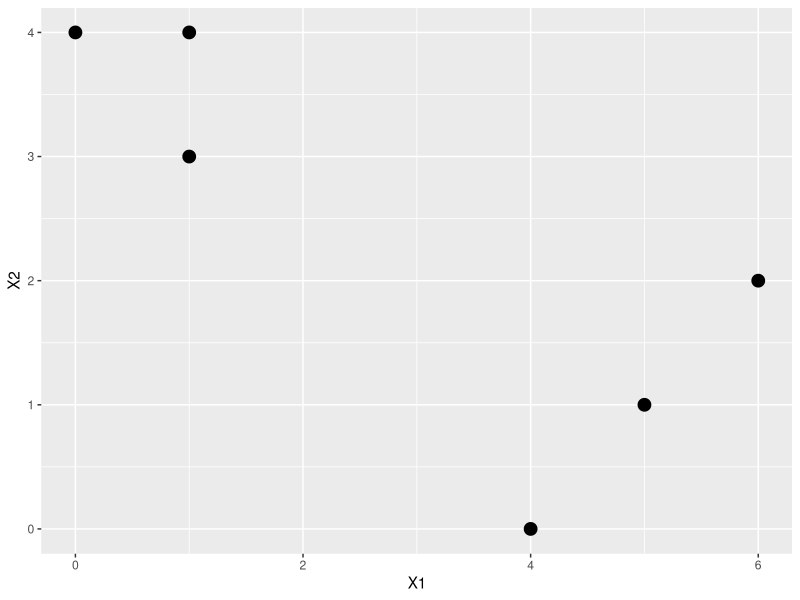
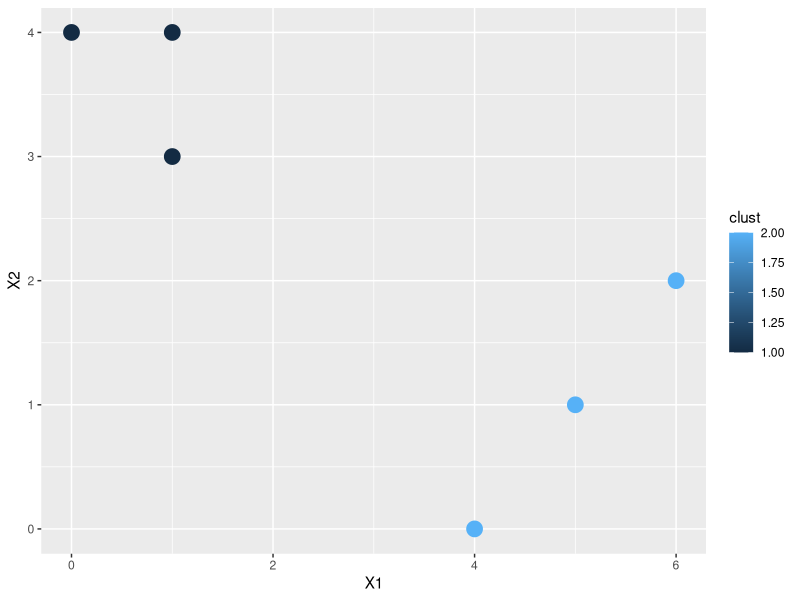
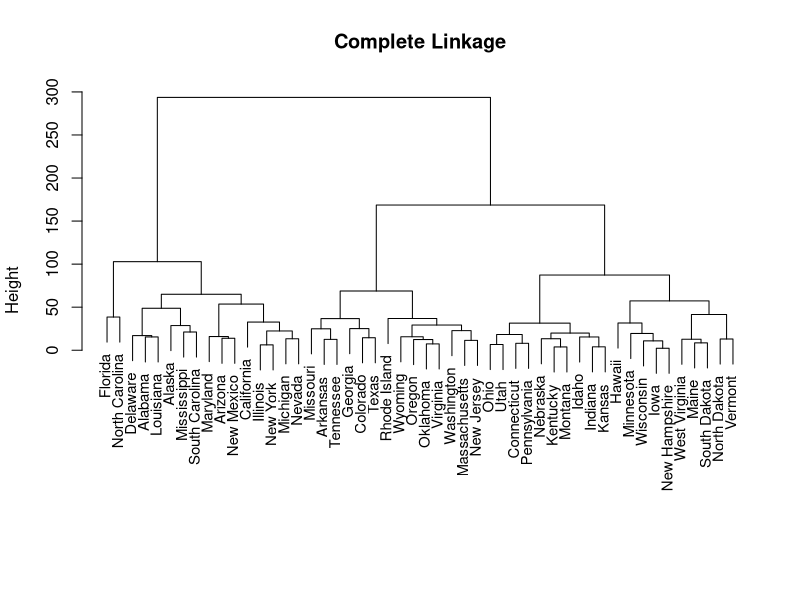
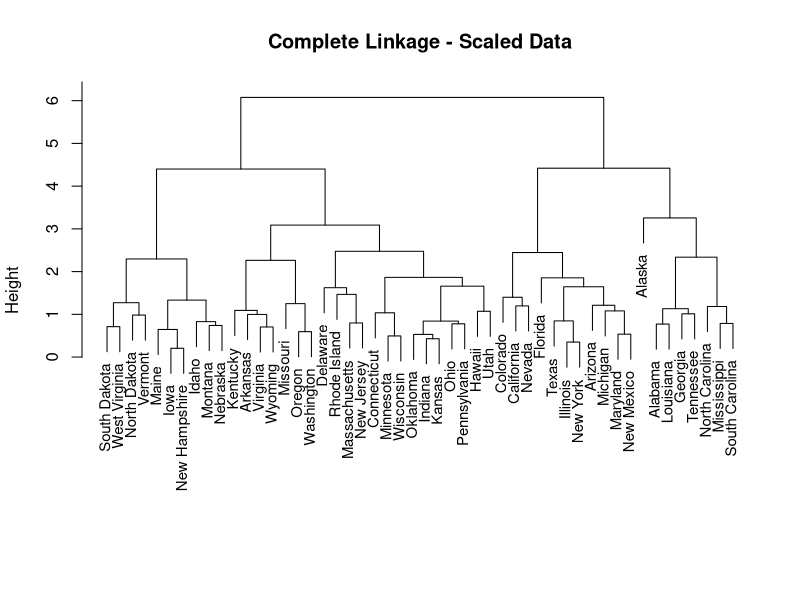
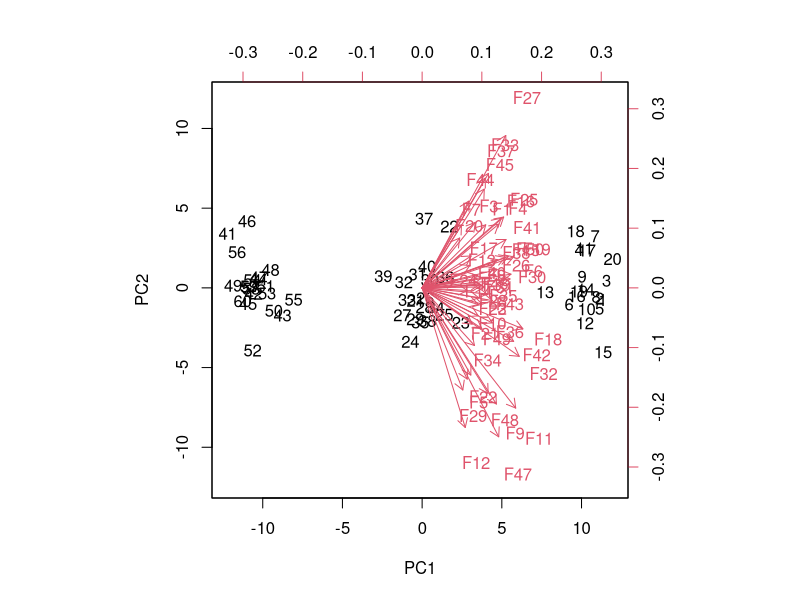
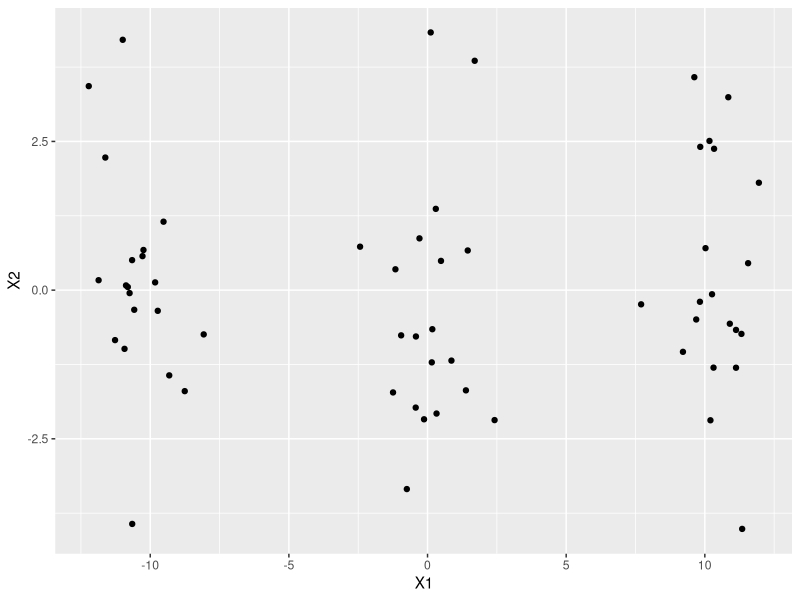

Generate these figures, in order, with R:
## ---- chunk 1
options(warnPartialMatchArgs = FALSE)  # don't want these warnings
library(magrittr)     # pipes
library(tibble)       # tibbles
library(dplyr)        # data wrangling
library(ggplot2)      # tidy plotting
library(gridExtra)    # for plotting ggplots as a grid
## ---- chunk 2
#Create a data frame of the observations
Obs <- data.frame(X1 = c(1,1,0,5,6,4), X2 = c(4,3,4,1,2,0)) 
ggplot() +
  geom_point(data = Obs, aes(x = X1, y = X2), size = 4) +
  labs(x = "X1", y = "X2")
Obs
## ---- chunk 3
#set the value for K
K = 2
set.seed(1)
cluster_labels <- sample(c(1,2),6, replace = TRUE)
cluster_labels
## ---- chunk 4
#Compute the centroids
centroid_C1_X1vals = NA
centroid_C1_X2vals = NA
centroid_C2_X1vals = NA
centroid_C2_X2vals = NA
for (i in 1:6){
  if (cluster_labels[i] == 1){
    centroid_C1_X1vals[i] = Obs$X1[i]
    centroid_C1_X2vals[i] = Obs$X2[i]
  }
  else {
    centroid_C2_X1vals[i] = Obs$X1[i]
    centroid_C2_X2vals[i] = Obs$X2[i]
  }
}
centroid_C1_X1vals <- centroid_C1_X1vals[!is.na(centroid_C1_X1vals)]
centroid_C1_X2vals <- centroid_C1_X2vals[!is.na(centroid_C1_X2vals)]
centroid_C2_X1vals <- centroid_C2_X1vals[!is.na(centroid_C2_X1vals)]
centroid_C2_X2vals <- centroid_C2_X2vals[!is.na(centroid_C2_X2vals)]

centroid_C1_X1vals
centroid_C1_X2vals
centroid_C2_X1vals
centroid_C2_X2vals

centroid_C1 <- c(mean(centroid_C1_X1vals), mean(centroid_C1_X2vals))
centroid_C2 <- c(mean(centroid_C2_X1vals), mean(centroid_C2_X2vals))

centroid_C1
centroid_C2




## ---- chunk 5
euclid_d_1 <- NA
euclid_d_2 <- NA
for (i in 1:6){
  euclid_d_1[i] <- sqrt((Obs$X1[i] - centroid_C1[1])^2 + (Obs$X2[i] - centroid_C1[2])^2)
  euclid_d_2[i] <- sqrt((Obs$X1[i] - centroid_C2[1])^2 + (Obs$X2[i] - centroid_C2[2])^2)
  if (euclid_d_1[i] < euclid_d_2[i]){
    cluster_labels[i] = 1
  }
  else {
    cluster_labels[i] = 2
  }
}
cluster_labels
## ---- chunk 6
#Re-compute the centroids
centroid_C1_X1vals = NA
centroid_C1_X2vals = NA
centroid_C2_X1vals = NA
centroid_C2_X2vals = NA
for (i in 1:6){
  if (cluster_labels[i] == 1){
    centroid_C1_X1vals[i] = Obs$X1[i]
    centroid_C1_X2vals[i] = Obs$X2[i]
  }
  else {
    centroid_C2_X1vals[i] = Obs$X1[i]
    centroid_C2_X2vals[i] = Obs$X2[i]
  }
}
centroid_C1_X1vals <- centroid_C1_X1vals[!is.na(centroid_C1_X1vals)]
centroid_C1_X2vals <- centroid_C1_X2vals[!is.na(centroid_C1_X2vals)]
centroid_C2_X1vals <- centroid_C2_X1vals[!is.na(centroid_C2_X1vals)]
centroid_C2_X2vals <- centroid_C2_X2vals[!is.na(centroid_C2_X2vals)]

centroid_C1_X1vals
centroid_C1_X2vals
centroid_C2_X1vals
centroid_C2_X2vals

centroid_C1 <- c(mean(centroid_C1_X1vals), mean(centroid_C1_X2vals))
centroid_C2 <- c(mean(centroid_C2_X1vals), mean(centroid_C2_X2vals))

centroid_C1
centroid_C2

#Re-compute the euclidean distances and cluster labels
euclid_d_1 <- NA
euclid_d_2 <- NA
for (i in 1:6){
  euclid_d_1[i] <- sqrt((Obs$X1[i] - centroid_C1[1])^2 + (Obs$X2[i] - centroid_C1[2])^2)
  euclid_d_2[i] <- sqrt((Obs$X1[i] - centroid_C2[1])^2 + (Obs$X2[i] - centroid_C2[2])^2)
  if (euclid_d_1[i] < euclid_d_2[i]){
    cluster_labels[i] = 1
  }
  else {
    cluster_labels[i] = 2
  }
}
cluster_labels

#Looks pretty good, but we can do one more iteration to see if the centroids change

#Re-compute the centroids
centroid_C1_X1vals = NA
centroid_C1_X2vals = NA
centroid_C2_X1vals = NA
centroid_C2_X2vals = NA
for (i in 1:6){
  if (cluster_labels[i] == 1){
    centroid_C1_X1vals[i] = Obs$X1[i]
    centroid_C1_X2vals[i] = Obs$X2[i]
  }
  else {
    centroid_C2_X1vals[i] = Obs$X1[i]
    centroid_C2_X2vals[i] = Obs$X2[i]
  }
}
centroid_C1_X1vals <- centroid_C1_X1vals[!is.na(centroid_C1_X1vals)]
centroid_C1_X2vals <- centroid_C1_X2vals[!is.na(centroid_C1_X2vals)]
centroid_C2_X1vals <- centroid_C2_X1vals[!is.na(centroid_C2_X1vals)]
centroid_C2_X2vals <- centroid_C2_X2vals[!is.na(centroid_C2_X2vals)]

centroid_C1_X1vals
centroid_C1_X2vals
centroid_C2_X1vals
centroid_C2_X2vals

centroid_C1 <- c(mean(centroid_C1_X1vals), mean(centroid_C1_X2vals))
centroid_C2 <- c(mean(centroid_C2_X1vals), mean(centroid_C2_X2vals))

centroid_C1
centroid_C2

#Re-compute the euclidean distances and cluster labels
euclid_d_1 <- NA
euclid_d_2 <- NA
for (i in 1:6){
  euclid_d_1[i] <- sqrt((Obs$X1[i] - centroid_C1[1])^2 + (Obs$X2[i] - centroid_C1[2])^2)
  euclid_d_2[i] <- sqrt((Obs$X1[i] - centroid_C2[1])^2 + (Obs$X2[i] - centroid_C2[2])^2)
  if (euclid_d_1[i] < euclid_d_2[i]){
    cluster_labels[i] = 1
  }
  else {
    cluster_labels[i] = 2
  }
}
cluster_labels

#Same results so we can stop here.  That was pretty quick, but the example was basic 
#and the clusters very clearly defined.
## ---- chunk 7
Obs <- data.frame(X1 = c(1,1,0,5,6,4), X2 = c(4,3,4,1,2,0), clust = c(1,1,1,2,2,2)) 
ggplot() +
  geom_point(data = Obs, aes(x = X1, y = X2, color = clust), size = 5) +
  labs(x = "X1", y = "X2")
## ---- chunk 8
hc_complete <- stats::hclust(dist(USArrests), method = "complete")
hc_complete

#Take a look at the dendrogram we get
plot(hc_complete, main = "Complete Linkage", xlab = "", sub = "", cex = 0.9)
## ---- chunk 9
three_clust_cut <- cutree(hc_complete, 3)
three_clust_cut
## ---- chunk 10
# Scale before clustering
hc_scaled_complete <- USArrests %>%
                      scale() %>%            # scale -> mean = 0; unit variance
                      dist() %>%             # calculate distances
                      stats::hclust(method = "complete")  # perform clustering
hc_scaled_complete

#Plot the new dendrogram with the scaled data
plot(hc_scaled_complete, main = "Complete Linkage - Scaled Data", xlab = "", sub = "", cex = 0.9)
## ---- chunk 11
apply(USArrests, 2, var)
USArrests
## ---- chunk 12
#set seed for reproducibility
set.seed(1)
#Create a 60 x 50 matrix for the "data"
clust_data <- matrix(stats::rnorm(60 * 50), ncol = 50) %>%
  data.frame() %>%
  magrittr::set_names(c("F1", "F2", "F3", "F4", "F5", "F6", "F7", "F8", "F9", "F10",
                        "F11", "F12", "F13", "F14", "F15", "F16", "F17", "F18", "F19", "F20",
                        "F21", "F22", "F23", "F24", "F25", "F26", "F27", "F28", "F29", "F30",
                        "F31", "F32", "F33", "F34", "F35", "F36", "F37", "F38", "F39", "F40",
                        "F41", "F42", "F43", "F44", "F45", "F46", "F47", "F48", "F49", "F50"))
  
  
loop_samp = 0
samp_range <- seq(1,2, by = .01)
#Use a for loop to change the means of all of the variables (F1-F50)
for(i in 1:50){
  #sample a value to change the mean by
    loop_samp[i] <- sample(samp_range, replace = FALSE)
    #add the value of loop_samp to the first 20 values of each variable
    for(l in 1:20){
      clust_data[l,i] <- clust_data[l, i] + loop_samp[i]
    }
    #subtract the value of loop_samp to the last 20 values of each variable
    #leave the middle 20 values unchanged
    for(k in 41:60){
      clust_data[k,i] <- clust_data[k,i] - loop_samp[i]
    }
}
#clust_data
## ---- chunk 13
pr_out <- stats::prcomp(clust_data, scale = FALSE)
pr_out$rotation <- -pr_out$rotation
pr_out$x <- -pr_out$x
biplot(pr_out, scale = 0)

#Create a matrix of the first 2 score vectors
PC_2 <- matrix(c(pr_out$x[,1], pr_out$x[,2]), ncol = 2)
PC_2 <- data.frame(PC_2)
PC_2
ggplot(data = PC_2, aes(x = X1, y = X2))+
  geom_point()
## ---- chunk 14
# K-means with K=3 and 20 random starts
km_3 <- clust_data %>%
  stats::kmeans(centers = 3, nstart = 20)
km_3$cluster
km_3
## ---- chunk 15
km_2 <- clust_data %>%
  stats::kmeans(centers = 2, nstart = 20)
km_2$cluster
km_2
## ---- chunk 16
km_4 <- clust_data %>%
  stats::kmeans(centers = 4, nstart = 20)
km_4$cluster
km_4
## ---- chunk 17
#create the principal components matrix
PC_2 <- matrix(c(pr_out$x[,1], pr_out$x[,2]), ncol = 2)
#PC_2

km_PC2 <- PC_2 %>%
  stats::kmeans(centers = 3, nstart = 20)
km_PC2$cluster
km_PC2
## ---- chunk 18
km_3 <- clust_data %>%
  scale() %>%
  stats::kmeans(centers = 3, nstart = 20)
km_3$cluster
km_3
